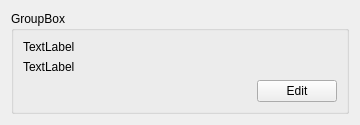
<?xml version="1.0" encoding="UTF-8"?>
<ui version="4.0">
 <class>Form</class>
 <widget class="QWidget" name="Form">
  <property name="geometry">
   <rect>
    <x>0</x>
    <y>0</y>
    <width>360</width>
    <height>114</height>
   </rect>
  </property>
  <property name="windowTitle">
   <string>Form</string>
  </property>
  <layout class="QVBoxLayout" name="verticalLayout_2">
   <item>
    <widget class="QGroupBox" name="grpBox">
     <property name="sizePolicy">
      <sizepolicy hsizetype="Preferred" vsizetype="Minimum">
       <horstretch>0</horstretch>
       <verstretch>0</verstretch>
      </sizepolicy>
     </property>
     <property name="title">
      <string>GroupBox</string>
     </property>
     <layout class="QVBoxLayout" name="verticalLayout">
      <item>
       <widget class="QLabel" name="lblText">
        <property name="sizePolicy">
         <sizepolicy hsizetype="Preferred" vsizetype="Minimum">
          <horstretch>0</horstretch>
          <verstretch>0</verstretch>
         </sizepolicy>
        </property>
        <property name="text">
         <string>TextLabel</string>
        </property>
        <property name="wordWrap">
         <bool>true</bool>
        </property>
        <property name="textInteractionFlags">
         <set>Qt::LinksAccessibleByMouse|Qt::TextSelectableByMouse</set>
        </property>
       </widget>
      </item>
      <item>
       <widget class="QLabel" name="lblTime">
        <property name="text">
         <string>TextLabel</string>
        </property>
        <property name="textInteractionFlags">
         <set>Qt::LinksAccessibleByMouse|Qt::TextSelectableByMouse</set>
        </property>
       </widget>
      </item>
      <item>
       <layout class="QHBoxLayout" name="horizontalLayout">
        <item>
         <spacer name="horizontalSpacer">
          <property name="orientation">
           <enum>Qt::Horizontal</enum>
          </property>
          <property name="sizeHint" stdset="0">
           <size>
            <width>40</width>
            <height>20</height>
           </size>
          </property>
         </spacer>
        </item>
        <item>
         <widget class="QPushButton" name="btnEdit">
          <property name="text">
           <string>Edit</string>
          </property>
         </widget>
        </item>
       </layout>
      </item>
     </layout>
    </widget>
   </item>
  </layout>
 </widget>
 <resources/>
 <connections/>
</ui>
